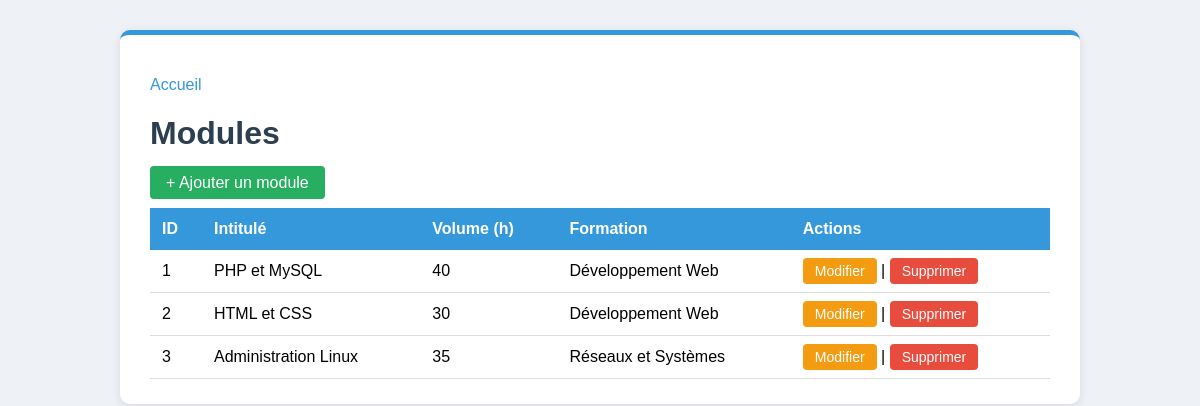
Screenshot of /modules/index.php with the database file from the repository.
### tables this page shows
CREATE TABLE module (
  id_module INT AUTO_INCREMENT PRIMARY KEY,
  nom_module VARCHAR(100) NOT NULL,
  volume_horaire INT NOT NULL,
  coefficient INT DEFAULT 1,
  id_formation INT NOT NULL,
  FOREIGN KEY (id_formation) REFERENCES formation(id_formation)
    ON DELETE CASCADE
);

CREATE TABLE formation (
  id_formation INT AUTO_INCREMENT PRIMARY KEY,
  titre VARCHAR(100) NOT NULL,
  description TEXT,
  duree_mois INT NOT NULL,
  prix DECIMAL(8,2) NOT NULL
);

### database/connexion.php (called while the page is built, shortened)
<?php
function h($s) { return htmlspecialchars((string)$s, ENT_QUOTES, 'UTF-8'); }

### modules/index.php (the view, shortened to what this page needs)
<?php require_once '../database/connexion.php';
$rows = $pdo->query("SELECT m.*, f.titre AS formation
    FROM module m JOIN formation f ON m.id_formation = f.id_formation
    ORDER BY m.id_module")->fetchAll(PDO::FETCH_ASSOC); ?>
<!DOCTYPE html>
<html lang="fr">
<head>
<link rel="stylesheet" href="../style/style.css">
</head>
<body>
<p><a href="../index.php">Accueil</a></p>
<h1>Modules</h1>
<p><a href="create.php">+ Ajouter un module</a></p>
<table border="1" cellpadding="6">
<tr><th>ID</th><th>Intitulé</th><th>Volume (h)</th><th>Formation</th><th>Actions</th></tr>
<?php foreach ($rows as $r): ?>
<tr>
  <td><?= h($r['id_module']) ?></td><td><?= h($r['nom_module']) ?></td>
  <td><?= h($r['volume_horaire']) ?></td><td><?= h($r['formation']) ?></td>
  <td><a href="edit.php?id=<?= $r['id_module'] ?>">Modifier</a> |
      <a href="delete.php?id=<?= $r['id_module'] ?>" onclick="return confirm('Supprimer ?')">Supprimer</a></td>
</tr>
<?php endforeach; ?>
</table>
</body></html>

### style/style.css (style rules this page uses)
html { background-color: #eef1f6; }
body { font-family: Arial, sans-serif; max-width: 900px; margin: 30px auto; padding: 25px 30px; background-color: white; border-radius: 10px; border-top: 5px solid #3498db; box-shadow: 0 2px 10px rgba(0, 0, 0, 0.1); }
h1 { color: #2c3e50; }
a { color: #3498db; text-decoration: none; }
table { width: 100%; border-collapse: collapse; border: none; }
th { background-color: #3498db; color: white; padding: 12px; text-align: left; border: none; }
td { padding: 12px; border: none; border-bottom: 1px solid #ddd; }
a[href^="edit.php"], a[href^="delete.php"] { color: white; padding: 5px 12px; border-radius: 4px; font-size: 14px; }
a[href^="edit.php"] { background-color: #f39c12; }
a[href^="delete.php"] { background-color: #e74c3c; }
a[href="create.php"] { background-color: #27ae60; color: white; padding: 8px 16px; border-radius: 4px; }

### rows the page displays
module: id_module "1", nom_module "PHP et MySQL", volume_horaire "40", id_formation.titre "Développement Web"
module: id_module "2", nom_module "HTML et CSS", volume_horaire "30", id_formation.titre "Développement Web"
module: id_module "3", nom_module "Administration Linux", volume_horaire "35", id_formation.titre "Réseaux et Systèmes"
